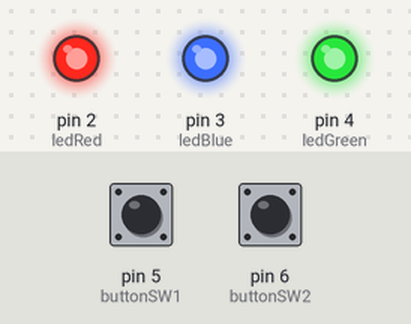
Recording of a sketch running on a simulated Arduino Uno, built with avr-gcc and run on an emulated ATmega328P. Shown: output pins drawn as LEDs (lit = HIGH). Inputs (shaded band) come from the test bench; at power-on: pin 5 (buttonSW1) HIGH, pin 6 (buttonSW2) HIGH.

Above: at 1.2 s.
1.3 s: pin 5 (buttonSW1) pulled LOW for 0.15 s
At 1.37 s:
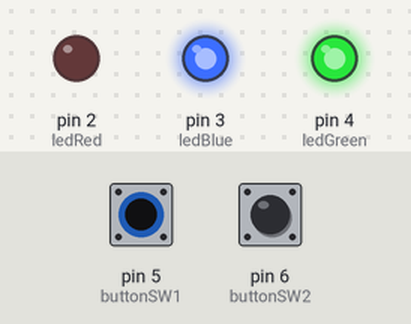
2.9 s: pin 6 (buttonSW2) pulled LOW for 0.15 s
At 2.97 s:
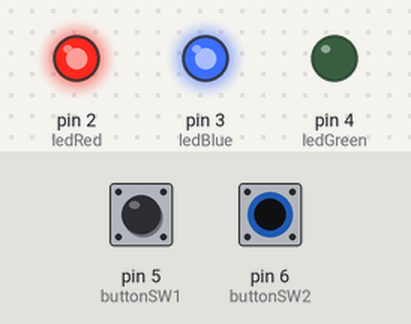
4.5 s: pin 6 (buttonSW2) pulled LOW for 3.2 s
At 8.9 s:
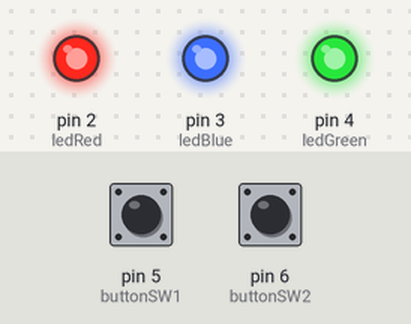
9.2 s: pin 5 (buttonSW1) pulled LOW for 3.2 s
At 10.2 s:
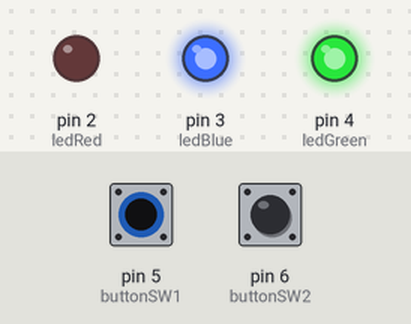
13.9 s: pin 5 (buttonSW1) driven LOW and pin 6 (buttonSW2) driven LOW
At 15.0 s:
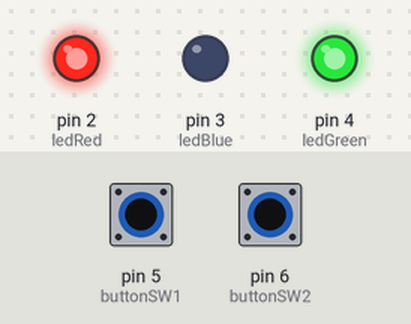
Timing chart, 0 to 16.4 s (numbered marks = the images above; inputs shaded):
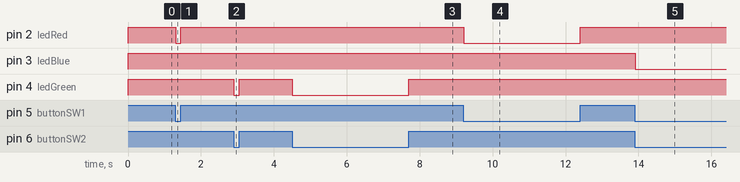

Measured:
- after the input at 1.3 s, pin 2 (ledRed): HIGH → LOW at once, → HIGH 0.15 s later
- after the input at 2.9 s, pin 4 (ledGreen): HIGH → LOW at once, → HIGH 0.15 s later
- after the input at 4.5 s, pin 4 (ledGreen): HIGH → LOW at once, → HIGH 3.2 s later
- after the input at 9.2 s, pin 2 (ledRed): HIGH → LOW at once, → HIGH 3.2 s later
- after the input at 13.9 s, pin 3 (ledBlue): HIGH → LOW at once

The sketch:

SwitchTest.ino
```cpp
/*
 * SwitchTest
 *
 * Test the switches on the LCD Breakout board.
 *
 * SW1 => RED LED On
 * SW2 => GREEN LED On
 * SW1+SW2 => BLUE LED On
 *
 *   Requires Arduino 1.0.1 or newer due to the use of INPUT_PULLUP.
 *   Requires Bounce library from the Playground:
 *     http://playground.arduino.cc//Code/Bounce
 *
 */
#include <Bounce.h>

// Identify the connections
const int ledRed = 2;
const int ledBlue = 3;
const int ledGreen = 4;

const int buttonSW1 = 5;
const int buttonSW2 = 6;

// Identify LED states
const int ledOFF = HIGH;
const int ledON = LOW;

// Switch states
const uint8_t SWPressed = LOW;
const uint8_t SWReleased = HIGH;

// Set options
const unsigned long interval_ms = 5;

// debounced switches
Bounce sw1 = Bounce(buttonSW1, interval_ms);
Bounce sw2 = Bounce(buttonSW2, interval_ms);

void setup() {
  // Use Arduino's built-in pullups rather than external resistors.
  pinMode(buttonSW1, INPUT_PULLUP);
  pinMode(buttonSW2, INPUT_PULLUP);

  // Assume the switches are not pressed when the sketch starts
  sw1.write(SWReleased);
  sw2.write(SWReleased);

  // turn the leds off and then set the pins as outputs so that
  // there is no pulse during startup.
  digitalWrite(ledRed, ledOFF);
  digitalWrite(ledBlue, ledOFF);
  digitalWrite(ledGreen, ledOFF);
  pinMode(ledRed, OUTPUT);
  pinMode(ledBlue, OUTPUT);
  pinMode(ledGreen, OUTPUT);
}

void loop() {
  sw1.update();
  sw2.update();

  if ((sw1.read() == SWPressed) && (sw2.read() == SWPressed))
  {
    digitalWrite(ledRed, ledOFF);
    digitalWrite(ledGreen, ledOFF);
    digitalWrite(ledBlue, ledON);
  }
  else if (sw1.read() == SWPressed)
  {
    digitalWrite(ledRed, ledON);
    digitalWrite(ledGreen, ledOFF);
    digitalWrite(ledBlue, ledOFF);
  }
  else if (sw2.read() == SWPressed)
  {
    digitalWrite(ledRed, ledOFF);
    digitalWrite(ledGreen, ledON);
    digitalWrite(ledBlue, ledOFF);
  }
  else
  {
    digitalWrite(ledRed, ledOFF);
    digitalWrite(ledGreen, ledOFF);
    digitalWrite(ledBlue, ledOFF);
  }

}
```
